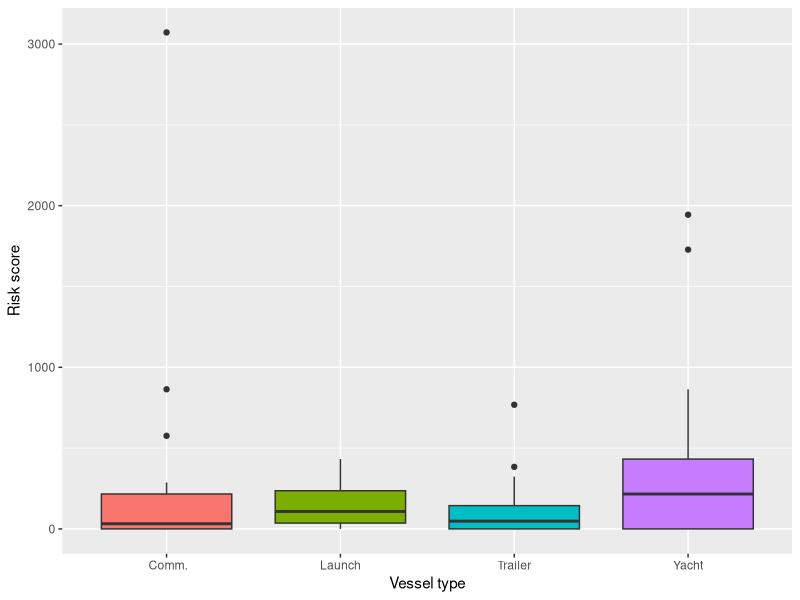
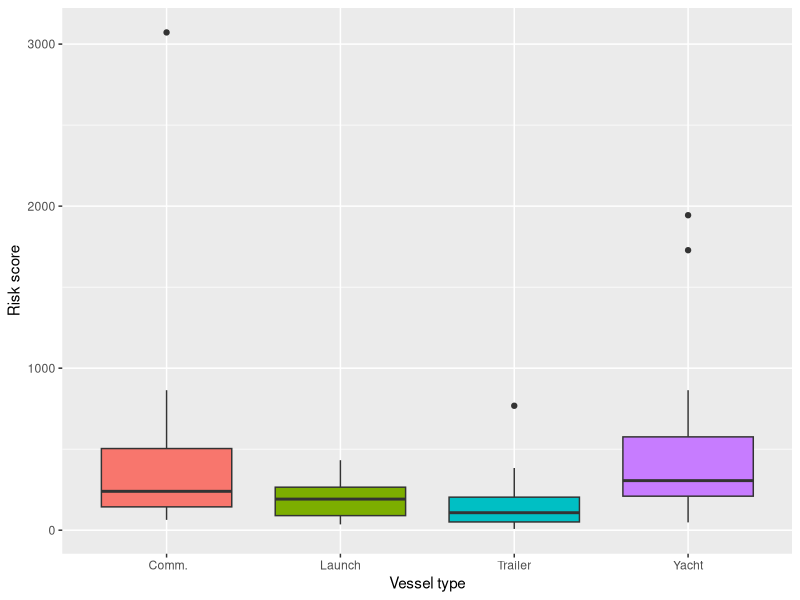

The R script that drew these images, in order: (Note: this script raises an error after producing the figures.)
library(tidyverse)

# Figure 3. Risks scores by vessel type--------------------------------
bilge <- read_csv('data/cleaned data/bilge.csv')
bilge1 <- read_csv('data/cleaned data/bilge1.csv')

dat_fig3a <-
  bilge %>%
  mutate(
    vessel_type = fct_recode(
      vessel_type,
      " Comm." = "Commercial",
      Yacht = "Yacht",
      Launch = "Launch",
      Trailer = "Trailer boat"
    )
  )

dat_fig3b <-
  bilge1 %>%
  mutate(
    vessel_type = fct_recode(
      vessel_type,
      " Comm." = "Commercial",
      Yacht = "Yacht",
      Launch = "Launch",
      Trailer = "Trailer boat"
    )
  )


risk_boxplot0 <-
  ggplot(dat_fig3a, aes(x = vessel_type, y = hazard_score, fill = vessel_type)) +
  geom_boxplot() +
  labs(x = 'Vessel type', y = 'Risk score') +
  scale_fill_discrete(guide = F) 


## Excluding zeros
risk_boxplot1 <-
  ggplot(dat_fig3b, aes(x = vessel_type, y = hazard_score, fill = vessel_type)) +
  geom_boxplot() +
  labs(x = 'Vessel type', y = 'Risk score') +
  scale_fill_discrete(guide = F) 


risk_boxplots <- ggarrange(risk_boxplot0, risk_boxplot1, labels = 'auto')

ggsave(
  plot = risk_boxplots,
  filename = 'figures/fig3_risk_boxplots.tiff',
  dpi = 600,
  device = "tiff",
  compression = 'lzw',
  width = 6,
  height = 3
)
